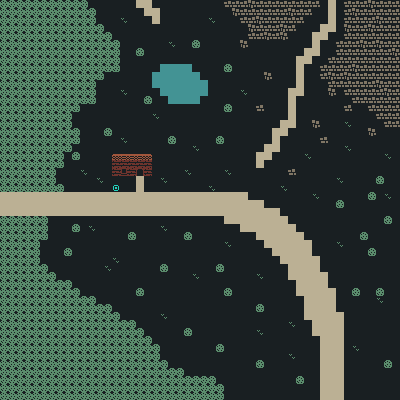

A 2D game scene composited from a Tiled map and its tileset images. What follows is a short description and the map's XML, with every tile layer's data as written:
An orthogonal 50x50 tile map with 8x8 px tiles, 1 tile layer (Tile Layer 1).

<map version="1.10" tiledversion="1.11.2" orientation="orthogonal" renderorder="right-down" width="50" height="50" tilewidth="8" tileheight="8" infinite="0" nextlayerid="2" nextobjectid="1">
 <editorsettings>
  <export target="../../server/src/maps/tavern_outside.csv" format="csv" />
 </editorsettings>
 <tileset firstgid="1" source="tiles.tsx" />
 <layer id="1" name="Tile Layer 1" width="50" height="50">
  <data encoding="csv">
11,11,11,11,11,11,11,11,11,11,11,1,1,1,1,1,1,7,7,1,1,1,1,1,1,1,1,1,18,18,18,19,18,18,18,18,18,18,18,18,1,7,1,18,18,18,19,18,18,18,
11,11,11,11,11,11,11,11,11,11,11,11,1,1,1,1,1,1,7,7,1,1,1,1,1,1,1,1,1,19,18,18,18,18,18,18,19,18,18,1,1,7,1,18,19,18,18,18,18,18,
11,11,11,11,11,11,11,11,11,11,11,11,1,1,1,10,1,1,1,7,1,1,1,1,1,1,10,1,1,1,18,18,19,18,18,18,18,18,1,1,1,7,1,18,18,18,18,19,18,18,
11,11,11,11,11,11,11,11,11,11,11,11,11,1,1,1,1,1,1,1,1,1,1,1,1,1,1,1,1,1,1,19,18,18,18,19,18,1,1,1,7,7,1,19,18,18,19,18,18,18,
11,11,11,11,11,11,11,11,11,11,11,11,11,11,1,1,1,1,1,1,1,1,1,1,1,1,1,1,1,1,1,18,18,19,18,19,1,1,1,7,7,1,1,18,18,18,18,18,18,18,
11,11,11,11,11,11,11,11,11,11,11,11,11,11,11,1,1,1,1,1,1,10,1,1,11,1,1,1,1,1,19,1,1,1,1,1,1,1,1,7,1,1,18,18,18,19,18,19,18,18,
11,11,11,11,11,11,11,11,11,11,11,11,11,11,11,1,1,11,1,1,1,1,1,1,1,1,1,1,1,1,1,1,1,1,1,1,1,1,7,7,1,1,18,18,18,18,18,18,18,19,
11,11,11,11,11,11,11,11,11,11,11,11,11,11,11,1,1,1,1,1,1,1,1,1,1,1,1,1,1,1,1,1,1,1,1,1,1,7,7,1,1,18,18,18,18,18,18,18,18,18,
11,11,11,11,11,11,11,11,11,11,11,11,11,11,11,1,1,1,1,1,9,9,9,9,1,1,1,1,11,1,1,1,1,1,1,1,1,7,1,1,18,18,18,18,19,18,18,18,18,18,
11,11,11,11,11,11,11,11,11,11,11,11,11,1,1,1,1,1,1,9,9,9,9,9,9,1,1,1,1,1,1,1,1,19,1,1,1,7,1,1,18,19,18,19,18,18,18,18,18,18,
11,11,11,11,11,11,11,11,11,11,11,11,1,1,1,1,1,1,1,9,9,9,9,9,9,9,1,1,1,1,1,1,1,1,1,1,1,7,1,1,1,18,18,18,18,18,18,19,18,18,
11,11,11,11,11,11,11,11,11,11,11,11,1,1,1,10,1,1,1,1,9,9,9,9,9,9,1,1,1,1,10,1,1,1,1,1,7,7,1,1,1,19,1,18,18,18,18,18,19,18,
11,11,11,11,11,11,11,11,11,11,11,11,1,1,1,1,1,1,11,1,1,9,9,9,9,1,1,1,1,1,1,1,1,1,1,1,7,1,1,1,1,1,1,1,18,18,18,18,18,18,
11,11,11,11,11,11,11,11,11,11,1,1,1,1,1,1,1,1,1,1,1,1,1,1,1,1,1,1,11,1,1,1,18,1,1,1,7,1,1,1,1,1,1,18,1,1,18,18,18,18,
11,11,11,11,11,11,11,11,11,1,1,1,1,1,1,1,1,1,1,10,1,1,1,1,1,1,1,1,1,1,1,1,1,1,1,1,7,1,1,1,1,1,1,1,1,1,1,18,18,18,
11,11,11,11,11,11,11,11,11,1,1,1,1,1,1,1,1,1,1,1,1,1,1,1,1,1,1,1,1,1,1,1,1,1,1,7,7,1,1,19,1,1,1,10,1,1,1,1,18,18,
11,11,11,11,11,11,11,11,11,11,1,1,1,11,1,1,1,1,1,1,1,1,1,1,1,1,1,1,1,1,1,1,1,1,7,7,1,1,1,1,1,1,1,1,1,1,19,1,1,1,
11,11,11,11,11,11,11,11,11,11,1,1,1,1,1,10,1,1,1,1,1,11,1,1,1,1,1,11,1,1,1,1,1,1,7,1,1,1,1,1,18,1,1,1,1,1,1,1,1,1,
11,11,11,11,11,11,11,11,11,1,1,1,1,1,1,1,1,1,1,1,1,1,1,1,10,1,1,1,1,1,1,1,1,7,7,1,1,1,1,1,1,1,1,10,1,1,1,1,1,1,
11,11,11,11,11,11,11,11,1,11,1,1,1,1,14,15,15,15,16,1,1,1,1,1,1,1,1,1,1,1,1,1,7,7,1,1,1,1,10,1,1,1,1,1,1,1,1,1,10,1,
11,11,11,11,11,11,11,11,1,1,1,1,1,1,3,3,3,3,3,1,1,1,1,1,1,1,1,1,1,1,1,1,7,1,1,1,1,1,1,1,1,1,1,1,1,1,1,1,1,1,
11,11,11,11,11,11,11,1,1,1,10,1,1,1,3,6,3,4,3,1,1,1,1,10,1,1,1,1,10,1,1,1,1,1,1,1,18,1,1,1,1,1,1,1,1,1,1,1,1,1,
11,11,11,11,11,11,11,1,1,1,1,1,10,1,1,1,1,7,1,1,10,1,1,1,1,1,1,1,1,1,1,1,1,1,1,1,1,1,1,1,1,1,10,1,1,1,1,11,1,1,
11,11,11,11,11,11,11,11,1,1,1,1,1,1,2,1,1,7,1,1,1,1,1,1,1,1,10,1,1,1,1,1,1,1,1,10,1,1,1,1,1,1,1,1,1,1,1,1,1,1,
7,7,7,7,7,7,7,7,7,7,7,7,7,7,7,7,7,7,7,7,7,7,7,7,7,7,7,7,7,7,7,1,1,1,1,1,1,1,1,10,1,1,1,1,1,1,11,1,10,1,
7,7,7,7,7,7,7,7,7,7,7,7,7,7,7,7,7,7,7,7,7,7,7,7,7,7,7,7,7,7,7,7,7,1,1,1,1,1,1,1,1,1,11,1,1,1,1,1,1,1,
7,7,7,7,7,7,7,7,7,7,7,7,7,7,7,7,7,7,7,7,7,7,7,7,7,7,7,7,7,7,7,7,7,7,7,1,1,1,1,1,1,1,1,1,1,1,1,1,1,1,
11,11,11,11,11,11,1,1,1,1,1,1,1,1,1,1,1,1,1,1,1,1,1,1,1,1,1,1,7,7,7,7,7,7,7,7,1,1,1,1,1,1,1,1,1,1,1,1,11,1,
11,11,11,11,11,11,1,1,1,11,1,10,1,1,1,1,1,1,1,1,10,1,1,1,1,1,1,1,1,1,7,7,7,7,7,7,7,1,1,1,1,1,1,1,1,1,1,1,1,1,
11,11,11,11,11,11,1,1,1,1,1,1,1,1,1,1,11,1,1,1,1,1,1,11,1,1,1,1,1,1,1,1,7,7,7,7,7,7,1,1,1,1,1,1,1,11,1,1,1,1,
11,11,11,11,11,1,1,1,1,1,1,1,1,1,1,1,1,1,1,1,1,1,1,1,1,1,1,1,10,1,1,1,1,7,7,7,7,7,7,1,1,1,10,1,1,1,1,1,1,1,
11,11,11,11,11,1,1,1,11,1,1,1,1,1,1,1,1,1,1,1,1,1,1,1,1,1,1,1,1,1,1,1,1,1,7,7,7,7,7,1,1,1,1,1,1,1,11,1,1,1,
11,11,11,11,11,1,1,1,1,1,1,1,1,1,10,1,1,1,1,1,1,1,1,1,1,1,1,1,1,1,1,1,1,1,1,7,7,7,7,7,1,1,1,1,1,1,1,1,1,1,
11,11,11,11,11,11,1,1,1,1,1,1,1,10,1,1,1,1,1,1,11,1,1,1,1,1,1,11,1,1,1,1,1,1,1,1,7,7,7,7,1,1,1,1,1,1,1,1,1,1,
11,11,11,11,11,11,11,1,1,1,1,1,1,1,1,1,1,1,1,1,1,1,1,1,10,1,1,1,1,1,1,1,10,1,1,1,7,7,7,7,7,1,1,1,1,1,1,1,1,1,
11,11,11,11,11,11,11,11,11,1,1,1,1,1,1,1,1,1,1,1,1,1,1,1,1,1,1,1,1,1,1,1,1,1,1,1,1,7,7,7,7,1,1,1,1,1,1,1,1,1,
11,11,11,11,11,11,11,11,11,11,1,1,1,1,1,1,1,11,1,1,1,1,1,1,1,1,1,1,11,1,1,1,1,1,1,1,1,7,7,7,7,7,1,1,11,1,1,11,1,1,
11,11,11,11,11,11,11,11,11,11,11,11,1,1,1,1,1,1,1,1,1,1,1,1,1,1,1,1,1,1,1,1,1,1,1,1,1,1,7,7,7,7,1,1,1,1,1,10,1,1,
11,11,11,11,11,11,11,11,11,11,11,11,11,11,1,1,1,1,1,1,1,1,1,1,1,1,1,1,1,1,1,1,11,1,1,1,1,1,7,7,7,7,1,1,1,1,1,1,1,1,
11,11,11,11,11,11,11,11,11,11,11,11,11,11,11,1,1,1,1,1,10,1,1,1,1,1,1,1,1,1,1,1,1,1,1,1,1,1,7,7,7,7,7,1,1,1,1,1,1,1,
11,11,11,11,11,11,11,11,11,11,11,11,11,11,11,11,11,1,1,1,1,1,1,1,1,1,1,1,1,1,1,1,1,1,1,1,10,1,1,7,7,7,7,1,1,1,1,1,1,1,
11,11,11,11,11,11,11,11,11,11,11,11,11,11,11,11,11,11,1,1,1,1,1,11,1,1,1,1,1,1,1,1,10,1,1,1,1,1,1,7,7,7,7,1,1,1,1,1,1,1,
11,11,11,11,11,11,11,11,11,11,11,11,11,11,11,11,11,11,11,1,1,1,1,1,1,1,1,1,1,1,1,1,1,1,1,1,1,1,1,1,7,7,7,1,1,1,1,1,1,1,
11,11,11,11,11,11,11,11,11,11,11,11,11,11,11,11,11,11,11,11,1,1,1,1,1,1,1,11,1,1,1,1,1,1,1,1,1,1,1,1,7,7,7,1,10,1,1,1,1,1,
11,11,11,11,11,11,11,11,11,11,11,11,11,11,11,11,11,11,11,11,1,1,1,1,1,1,1,1,1,1,1,1,1,1,1,1,10,1,1,1,7,7,7,1,1,1,1,1,1,1,
11,11,11,11,11,11,11,11,11,11,11,11,11,11,11,11,11,11,11,11,11,1,1,1,1,1,1,1,1,1,1,1,11,1,1,1,1,1,1,1,7,7,7,1,1,1,1,1,11,1,
11,11,11,11,11,11,11,11,11,11,11,11,11,11,11,11,11,11,11,11,11,11,11,1,1,1,1,1,1,1,1,1,1,1,1,1,1,1,1,1,7,7,7,1,1,1,1,1,1,1,
11,11,11,11,11,11,11,11,11,11,11,11,11,11,11,11,11,11,11,11,11,11,11,11,11,11,11,1,1,1,1,1,1,1,1,1,1,11,1,1,7,7,7,1,1,1,1,1,1,1,
11,11,11,11,11,11,11,11,11,11,11,11,11,11,11,11,11,11,11,11,11,11,11,11,11,11,11,11,1,1,1,1,1,1,1,1,1,1,1,1,7,7,7,1,1,1,1,1,1,1,
11,11,11,11,11,11,11,11,11,11,11,11,11,11,11,11,11,11,11,11,11,11,11,11,11,11,11,11,1,1,1,1,1,1,1,1,1,1,1,1,7,7,7,1,1,1,1,1,1,1
</data>
 </layer>
</map>